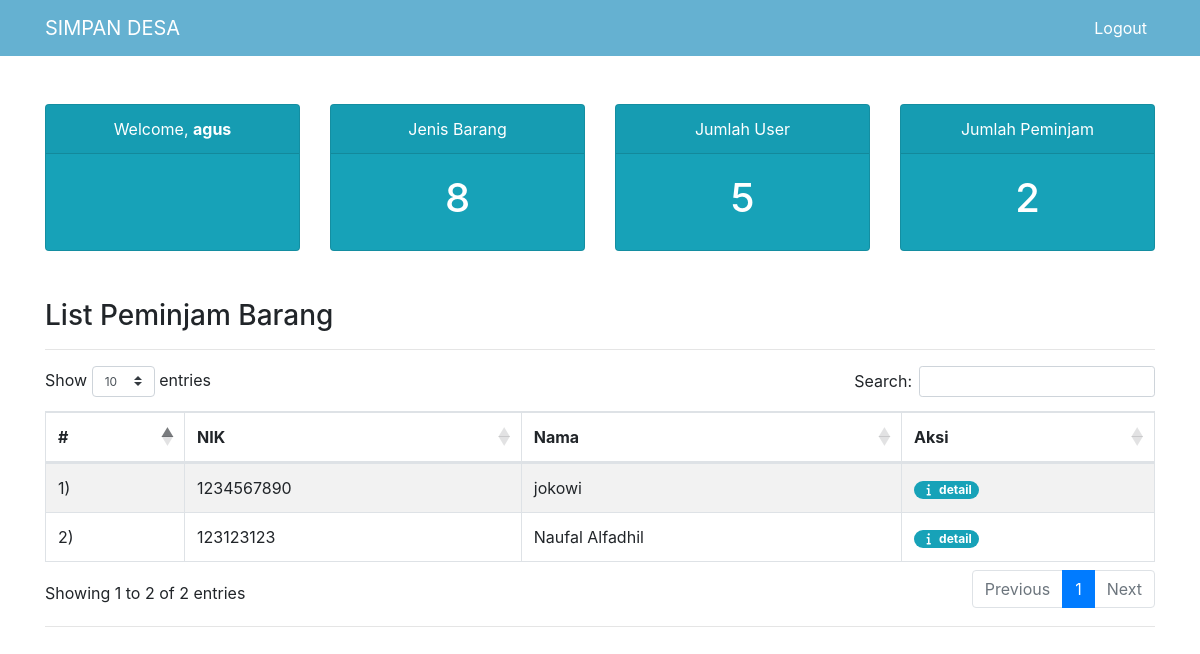
/admin.php (signed in), run on an earlier commit of the app's database.
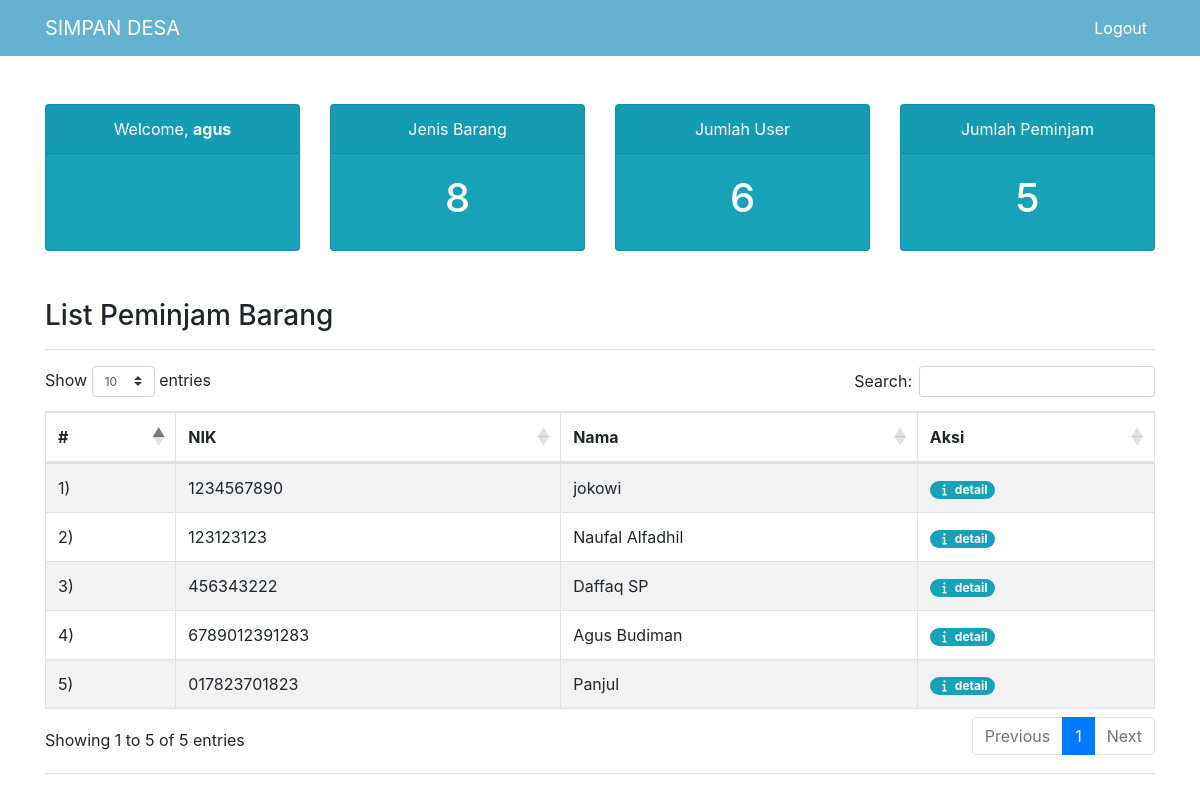
And on a later commit of the database.
### tables this page shows
CREATE TABLE `user` (
  `id_user` int(11) NOT NULL,
  `nik` varchar(16) NOT NULL,
  `nama` varchar(50) NOT NULL,
  `pass` varchar(128) NOT NULL,
  `hak_akses` varchar(30) NOT NULL
);

### admin.php (the view, shortened to what this page needs)
<?php
require "koneksi.php";
include "header.php";
$sql = "SELECT DISTINCT konfirmasi.id_user, user.* FROM konfirmasi JOIN user ON konfirmasi.id_user=user.id_user ORDER BY konfirmasi.id_user ASC";
$query = mysqli_query($koneksi, $sql);
$sql_card_info = "SELECT (SELECT count(*) FROM barang) as jumlah_barang, (SELECT count(*) FROM user) as jumlah_user, (SELECT count(DISTINCT id_user) FROM konfirmasi) as jumlah_peminjam";
$query_info = mysqli_query($koneksi, $sql_card_info);
$result_info = mysqli_fetch_assoc($query_info);
?>
<div class="container my-5">
    <div class="row">
        <div class="col-md-3">
            <div class="card bg-info text-center text-white" style="height:100%">
                <div class=" card-header">
                    Welcome,
                    <strong><?= $_SESSION['username'] ?></strong>
                </div>
                <div class="card-body text-center d-flex align-items-center justify-content-center">
                </div>
            </div>
        </div>
        <div class="col-md-3">
            <div class="card bg-info text-center text-white">
                <div class="card-header">
                    Jenis Barang
                </div>
                <div class="card-body text-center">
                    <h1>
                        <?= $result_info['jumlah_barang']; ?>
                    </h1>
                </div>
            </div>
        </div>
        <div class="col-md-3">
            <div class="card bg-info text-center text-white">
                <div class="card-header">
                    Jumlah User
                </div>
                <div class="card-body text-center">
                    <h1><?= $result_info['jumlah_user']; ?></h1>
                </div>
            </div>
        </div>
        <div class="col-md-3">
            <div class="card bg-info text-center text-white">
                <div class="card-header">
                    Jumlah Peminjam
                </div>
                <div class="card-body text-center">
                    <h1><?= $result_info['jumlah_peminjam']; ?></h1>
                </div>
            </div>
        </div>
    </div>
    <section class="py-5 mb-4">
        <h3>List Peminjam Barang</h3>
        <hr>
        <ul class="list-unstyled">
            <li class="">
                <div>
                    <table id="example" class="table table-striped table-bordered" style="width:100%">
                        <script>
                        $(document).ready(function() {
                            $('#example').DataTable();
                        });
                        </script>
                        <thead>
                            <tr>
                                <th>#</th>
                                <th>NIK</th>
                                <th>Nama</th>
                                <th>Aksi</th>
                            </tr>
                        </thead>
                        <tbody>
                            <?php $i = 1; while ($result = mysqli_fetch_assoc($query)) : ?>
                            <tr>
                                <td>
                                    <?= $i++ ?>)
                                </td>
                                <td>
                                    <?= $result['nik'] ?>
                                </td>
                                <td><?= $result['nama'] ?></td>
                                <td><a href="detail-pinjam.php?id=<?= $result['id_user'] ?>"
                                        class="badge badge-info badge-pill"><i class="fas fa-fw fa-info"></i>
                                        detail</a></td>
                            </tr>
                            <?php endwhile; ?>
                        </tbody>
                    </table>
                </div>
            </li>
        </ul>
        <hr>
    </section>
</div>
<?php include 'footer.php'; ?>

What changed in the data, as far as the page shows it:
now on this page (row unchanged): user: nik "456343222", nama "Daffaq SP"
now on this page (row unchanged): user: nik "6789012391283", nama "Agus Budiman"
added user: nik "017823701823", nama "Panjul"
Also different on the page:
$result_info['jumlah_user']: "5" → "6"
$result_info['jumlah_peminjam']: "2" → "5"
text written by a page script: "Show entries Search: Showing 1 to 2 of 2 entries Previous 1 Next" → "Show entries Search: Showing 1 to 5 of 5 entries Previous 1 Next"
